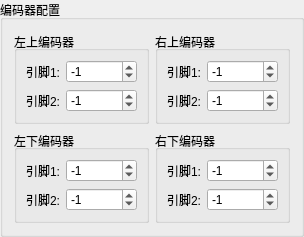
        <widget class="QGroupBox" name="groupBox">
         <property name="title">
          <string>编码器配置</string>
         </property>
         <layout class="QVBoxLayout" name="verticalLayout_18">
          <item>
           <layout class="QHBoxLayout" name="horizontalLayout_26">
            <item>
             <widget class="QGroupBox" name="groupBox_12">
              <property name="title">
               <string>左上编码器</string>
              </property>
              <property name="alignment">
               <set>Qt::AlignLeading|Qt::AlignLeft|Qt::AlignVCenter</set>
              </property>
              <layout class="QHBoxLayout" name="horizontalLayout_33">
               <item>
                <layout class="QVBoxLayout" name="verticalLayout_32">
                 <item>
                  <widget class="QLabel" name="label_50">
                   <property name="text">
                    <string>引脚1:</string>
                   </property>
                   <property name="alignment">
                    <set>Qt::AlignRight|Qt::AlignTrailing|Qt::AlignVCenter</set>
                   </property>
                  </widget>
                 </item>
                 <item>
                  <widget class="QLabel" name="label_51">
                   <property name="text">
                    <string>引脚2:</string>
                   </property>
                   <property name="alignment">
                    <set>Qt::AlignRight|Qt::AlignTrailing|Qt::AlignVCenter</set>
                   </property>
                  </widget>
                 </item>
                </layout>
               </item>
               <item>
                <layout class="QVBoxLayout" name="verticalLayout_33">
                 <item>
                  <widget class="QSpinBox" name="spinBox_left_front_encoder_pin0">
                   <property name="minimum">
                    <number>-1000000000</number>
                   </property>
                   <property name="maximum">
                    <number>1000000000</number>
                   </property>
                   <property name="value">
                    <number>-1</number>
                   </property>
                  </widget>
                 </item>
                 <item>
                  <widget class="QSpinBox" name="spinBox_left_front_encoder_pin1">
                   <property name="minimum">
                    <number>-1000000000</number>
                   </property>
                   <property name="maximum">
                    <number>1000000000</number>
                   </property>
                   <property name="value">
                    <number>-1</number>
                   </property>
                  </widget>
                 </item>
                </layout>
               </item>
              </layout>
             </widget>
            </item>
            <item>
             <widget class="QGroupBox" name="groupBox_13">
              <property name="title">
               <string>右上编码器</string>
              </property>
              <property name="alignment">
               <set>Qt::AlignLeading|Qt::AlignLeft|Qt::AlignVCenter</set>
              </property>
              <layout class="QHBoxLayout" name="horizontalLayout_34">
               <item>
                <layout class="QVBoxLayout" name="verticalLayout_34">
                 <item>
                  <widget class="QLabel" name="label_52">
                   <property name="text">
                    <string>引脚1:</string>
                   </property>
                   <property name="alignment">
                    <set>Qt::AlignRight|Qt::AlignTrailing|Qt::AlignVCenter</set>
                   </property>
                  </widget>
                 </item>
                 <item>
                  <widget class="QLabel" name="label_53">
                   <property name="text">
                    <string>引脚2:</string>
                   </property>
                   <property name="alignment">
                    <set>Qt::AlignRight|Qt::AlignTrailing|Qt::AlignVCenter</set>
                   </property>
                  </widget>
                 </item>
                </layout>
               </item>
               <item>
                <layout class="QVBoxLayout" name="verticalLayout_35">
                 <item>
                  <widget class="QSpinBox" name="spinBox_right_front_encoder_pin0">
                   <property name="minimum">
                    <number>-1000000000</number>
                   </property>
                   <property name="maximum">
                    <number>1000000000</number>
                   </property>
                   <property name="value">
                    <number>-1</number>
                   </property>
                  </widget>
                 </item>
                 <item>
                  <widget class="QSpinBox" name="spinBox_right_front_encoder_pin1">
                   <property name="minimum">
                    <number>-1000000000</number>
                   </property>
                   <property name="maximum">
                    <number>1000000000</number>
                   </property>
                   <property name="value">
                    <number>-1</number>
                   </property>
                  </widget>
                 </item>
                </layout>
               </item>
              </layout>
             </widget>
            </item>
           </layout>
          </item>
          <item>
           <layout class="QHBoxLayout" name="horizontalLayout_27">
            <item>
             <widget class="QGroupBox" name="groupBox_23">
              <property name="title">
               <string>左下编码器</string>
              </property>
              <property name="alignment">
               <set>Qt::AlignLeading|Qt::AlignLeft|Qt::AlignVCenter</set>
              </property>
              <layout class="QHBoxLayout" name="horizontalLayout_37">
               <item>
                <layout class="QVBoxLayout" name="verticalLayout_55">
                 <item>
                  <widget class="QLabel" name="label_79">
                   <property name="text">
                    <string>引脚1:</string>
                   </property>
                   <property name="alignment">
                    <set>Qt::AlignRight|Qt::AlignTrailing|Qt::AlignVCenter</set>
                   </property>
                  </widget>
                 </item>
                 <item>
                  <widget class="QLabel" name="label_80">
                   <property name="text">
                    <string>引脚2:</string>
                   </property>
                   <property name="alignment">
                    <set>Qt::AlignRight|Qt::AlignTrailing|Qt::AlignVCenter</set>
                   </property>
                  </widget>
                 </item>
                </layout>
               </item>
               <item>
                <layout class="QVBoxLayout" name="verticalLayout_57">
                 <item>
                  <widget class="QSpinBox" name="spinBox_left_back_encoder_pin0">
                   <property name="minimum">
                    <number>-1000000000</number>
                   </property>
                   <property name="maximum">
                    <number>1000000000</number>
                   </property>
                   <property name="value">
                    <number>-1</number>
                   </property>
                  </widget>
                 </item>
                 <item>
                  <widget class="QSpinBox" name="spinBox_left_back_encoder_pin1">
                   <property name="minimum">
                    <number>-1000000000</number>
                   </property>
                   <property name="maximum">
                    <number>1000000000</number>
                   </property>
                   <property name="value">
                    <number>-1</number>
                   </property>
                  </widget>
                 </item>
                </layout>
               </item>
              </layout>
             </widget>
            </item>
            <item>
             <widget class="QGroupBox" name="groupBox_26">
              <property name="title">
               <string>右下编码器</string>
              </property>
              <property name="alignment">
               <set>Qt::AlignLeading|Qt::AlignLeft|Qt::AlignVCenter</set>
              </property>
              <layout class="QHBoxLayout" name="horizontalLayout_46">
               <item>
                <layout class="QVBoxLayout" name="verticalLayout_58">
                 <item>
                  <widget class="QLabel" name="label_81">
                   <property name="text">
                    <string>引脚1:</string>
                   </property>
                   <property name="alignment">
                    <set>Qt::AlignRight|Qt::AlignTrailing|Qt::AlignVCenter</set>
                   </property>
                  </widget>
                 </item>
                 <item>
                  <widget class="QLabel" name="label_82">
                   <property name="text">
                    <string>引脚2:</string>
                   </property>
                   <property name="alignment">
                    <set>Qt::AlignRight|Qt::AlignTrailing|Qt::AlignVCenter</set>
                   </property>
                  </widget>
                 </item>
                </layout>
               </item>
               <item>
                <layout class="QVBoxLayout" name="verticalLayout_59">
                 <item>
                  <widget class="QSpinBox" name="spinBox_right_back_encoder_pin0">
                   <property name="minimum">
                    <number>-1000000000</number>
                   </property>
                   <property name="maximum">
                    <number>1000000000</number>
                   </property>
                   <property name="value">
                    <number>-1</number>
                   </property>
                  </widget>
                 </item>
                 <item>
                  <widget class="QSpinBox" name="spinBox_right_back_encoder_pin1">
                   <property name="minimum">
                    <number>-1000000000</number>
                   </property>
                   <property name="maximum">
                    <number>1000000000</number>
                   </property>
                   <property name="value">
                    <number>-1</number>
                   </property>
                  </widget>
                 </item>
                </layout>
               </item>
              </layout>
             </widget>
            </item>
           </layout>
          </item>
         </layout>
        </widget>
